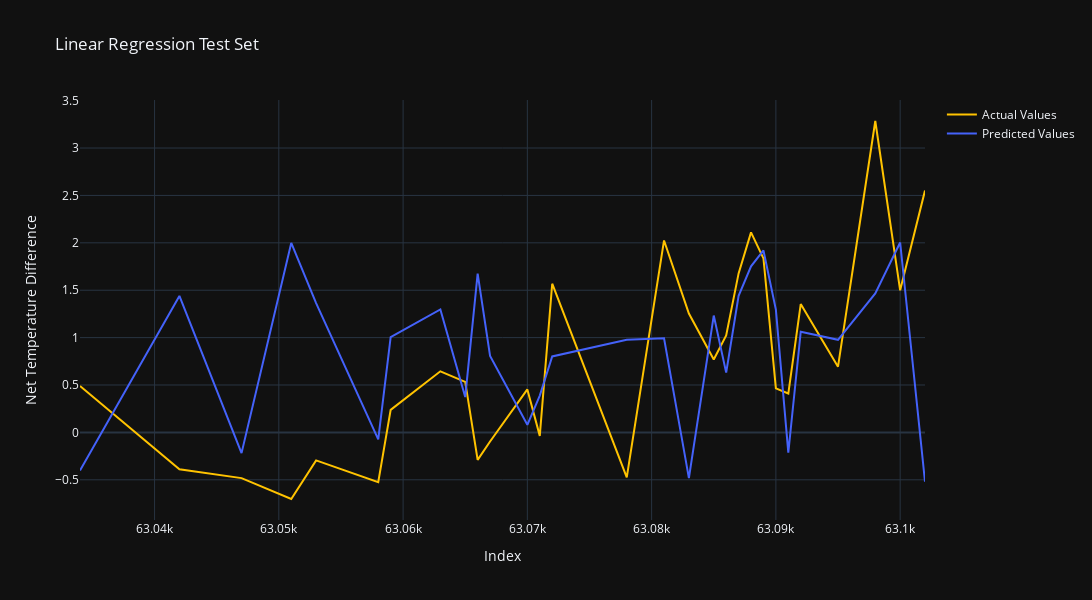

Source (notebook cell):
### Code cell
fig = make_subplots()

fig.add_trace(
    go.Scatter(x=y_test_sorted.keys(), y=y_test_sorted.values, name='Actual Values', mode='lines', line=dict(color="#FFC300"))
)

fig.add_trace(
    go.Scatter(x=y_test_sorted.keys(), y=lr_yhat, name='Predicted Values', mode='lines', line=dict(color="#4462FA"))
)

# Add figure title
fig.update_layout(
    title_text="Linear Regression Test Set"
)

# Set x-axis title
fig.update_xaxes(title_text="Index")

# Set y-axes titles
fig.update_yaxes(title_text="Net Temperature Difference", secondary_y=False)

fig.update_layout(height=600, width=1200, template='plotly_dark')
fig.show()

### Figure 1 — Plotly figure (JSON) as saved in the notebook; plotly's stock layout.template omitted (floating-point values rounded to 4 significant figures)
{"data": [{"line": {"color": "#FFC300"}, "mode": "lines", "name": "Actual Values", "type": "scatter", "x": [63034, 63042, 63047, 63051, 63053, 63058, 63059, 63063, 63065, 63066, 63067, 63070, 63071, 63072, 63078, 63081, 63083, 63085, 63086, 63087, 63088, 63089, 63090, 63091, 63092, 63095, 63098, 63100, 63102], "y": [0.4892, -0.3878, -0.4823, -0.7024, -0.2955, -0.5253, 0.2375, 0.6444, 0.533, -0.2903, -0.09583, 0.4533, -0.03646, 1.568, -0.4741, 2.025, 1.253, 0.7686, 1.024, 1.678, 2.11, 1.836, 0.4653, 0.4101, 1.354, 0.6938, 3.285, 1.499, 2.551]}, {"line": {"color": "#4462FA"}, "mode": "lines", "name": "Predicted Values", "type": "scatter", "x": [63034, 63042, 63047, 63051, 63053, 63058, 63059, 63063, 63065, 63066, 63067, 63070, 63071, 63072, 63078, 63081, 63083, 63085, 63086, 63087, 63088, 63089, 63090, 63091, 63092, 63095, 63098, 63100, 63102], "y": [-0.4013, 1.44, -0.2185, 1.999, 1.364, -0.07397, 1.006, 1.297, 0.3727, 1.676, 0.8073, 0.08047, 0.3889, 0.8017, 0.9772, 0.9923, -0.4816, 1.233, 0.631, 1.441, 1.753, 1.92, 1.295, -0.2135, 1.063, 0.9768, 1.465, 2.003, -0.5196]}], "layout": {"height": 600, "title": {"text": "Linear Regression Test Set"}, "width": 1200, "xaxis": {"anchor": "y", "domain": [0, 1], "title": {"text": "Index"}}, "yaxis": {"anchor": "x", "domain": [0, 1], "title": {"text": "Net Temperature Difference"}}}}
